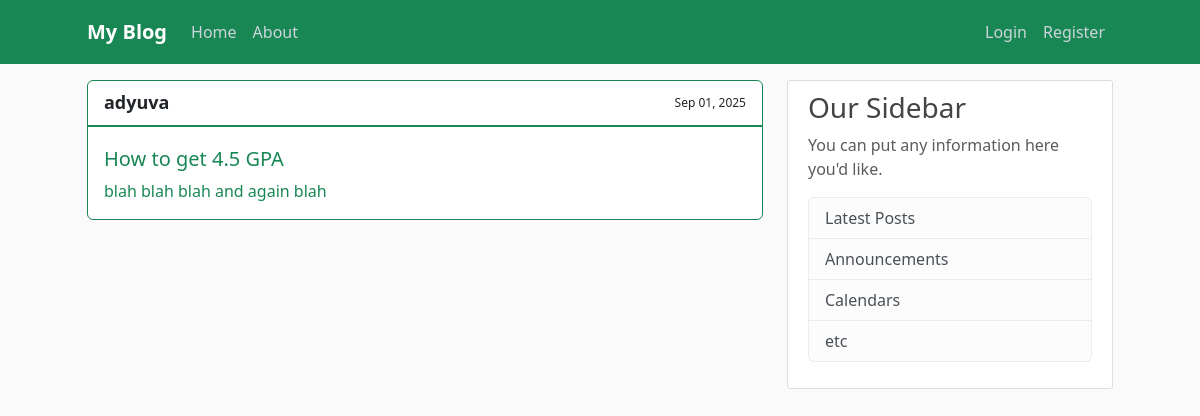
The app's page /, older data.
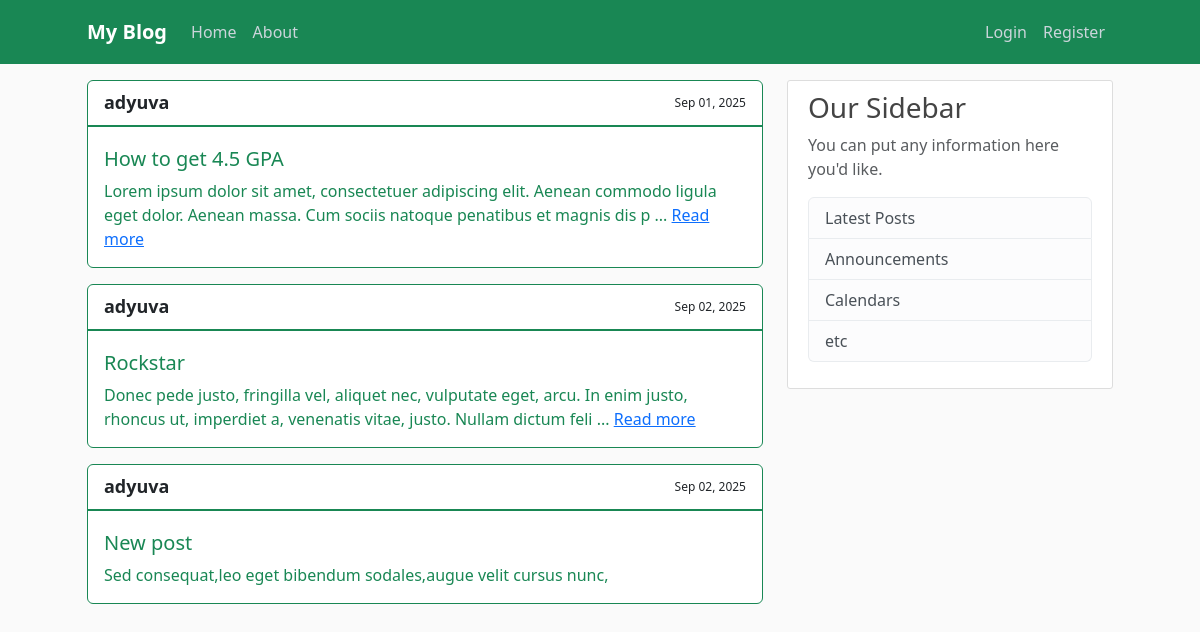
The same page, newer data.
### blog/models.py (models this page shows)
class Posts(models.Model):
  title = models.CharField(max_length=200)
  content = models.TextField()
  date_posted = models.DateTimeField(default=timezone.now)
  author = models.ForeignKey(User, on_delete=models.CASCADE)

### blog/views.py (the view)
# urls.py: path('', views.home, name='blog-home'),
def home(request):
  context = {
    'posts': Posts.objects.all()
  }
  return render(request, 'blog/home.html', context)

### blog/templates/blog/home.html
{% extends "blog/base.html" %}
{% block content %}
    {% for post in posts %}
      <article class="w-auto">
        <div class="card border-success mb-3">
          <div class="d-flex article-metadata align-items-center justify-content-between border-bottom border-success border-2 w-auto">
          <a class="mr-2 card-header bg-transparent text-decoration-none fw-semibold border-bottom-0 fs-med" href="#">{{ post.author }}</a>
          <div class="card-header bg-transparent border-bottom-0 fs-sm">{{ post.date_posted|date:"M d, Y" }}</div>
        </div>
          <div class="card-body text-success">
            <h5 class="card-title">{{ post.title }}</h5>
            {{ post.content|slice:":150" }}
            {% if post.content|length > 150 %}...
            <a href="#">Read more</a>
            {% endif %}
          </div>
        </div>
      </article>
    {% endfor %}
{% endblock content %}

### blog/templates/blog/base.html (shortened to what this page needs)
{% load static %}
<!DOCTYPE html>
<html lang="en">
<head>
    <link href="https://cdn.jsdelivr.net/npm/bootstrap@5.3.3/dist/css/bootstrap.min.css" rel="stylesheet">
    <link rel="stylesheet" href="{% static 'blog/main.css' %}">
</head>
  <body>
    <header class="site-header">
      <nav class="navbar navbar-expand-md navbar-dark bg-success fixed-top">
        <div class="container my-1 d-flex align-items-center">
          <a class="navbar-brand mr-4 fw-bolder" href="{% url 'blog-home' %}">My Blog</a>
          <div class="collapse navbar-collapse" id="navbarToggle">
            <div class="navbar-nav me-auto">
              <a class="nav-item nav-link fw-medium" href="{% url 'blog-home' %}">Home</a>
              <a class="nav-item nav-link fw-medium" href="{% url 'blog-about' %}">About</a>
            </div>
            <div class="navbar-nav">
              <a class="nav-item nav-link fw-medium" href="#">Login</a>
              <a class="nav-item nav-link fw-medium" href="{% url 'register' %}">Register</a>
            </div>
          </div>
        </div>
      </nav>
    </header>
    <main role="main" class="container">
      <div class="row">
        <div class="col-md-8">
          {% block content %}{% endblock %}
        </div>
        <div class="col-md-4">
          <div class="content-section">
            <h3>Our Sidebar</h3>
            <p class='text-muted'>You can put any information here you'd like.
              <ul class="list-group">
                <li class="list-group-item list-group-item-light">Latest Posts</li>
                <li class="list-group-item list-group-item-light">Announcements</li>
                <li class="list-group-item list-group-item-light">Calendars</li>
                <li class="list-group-item list-group-item-light">etc</li>
              </ul>
            </p>
          </div>
        </div>
      </div>
    </main>
    {% load django_browser_reload %}
  </body>
</html>

### blog/static/blog/main.css (style rules this page uses)
body { background: #fafafa; color: #333333; margin-top: 5rem; }
h1, h2, h3, h4, h5, h6 { color: #444444; }
ul { margin: 0; }
.container { max-width: 1050px; }
.site-header .navbar-nav .nav-link { color: #cbd5db; }
.content-section { background: #ffffff; padding: 10px 20px; border: 1px solid #dddddd; border-radius: 3px; margin-bottom: 20px; }
.fs-med { font-size: 18px; }
.fs-sm { font-size: 12px; }
.article-metadata { padding-bottom: 1px; margin-bottom: 4px; border-bottom: 1px solid #e3e3e3 }

Row changes from the older to the newer data that the page shows:
changed Posts "How to get 4.5 GPA": content "blah blah blah and again blah" → "Lorem ipsum dolor sit amet, consectetuer adipiscing elit. Aenean commodo ligula eget dolor. Aenean massa. Cum sociis natoque penatibus et magnis dis p"; now shows "... Read more"
added Posts: author "adyuva", date_posted "Sep 02, 2025", title "Rockstar", content "Donec pede justo, fringilla vel, aliquet nec, vulputate eget, arcu. In enim justo, rhoncus ut, imperdiet a, venenatis vitae, justo. Nullam dictum feli", shows "Read more"
added Posts: author "adyuva", date_posted "Sep 02, 2025", title "New post", content "Sed consequat,leo eget bibendum sodales,augue velit cursus nunc,"
